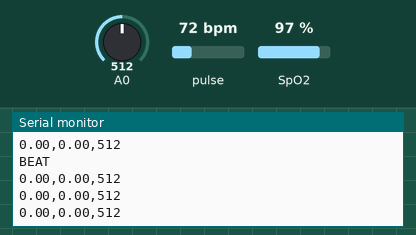
Simulated run of this sketch. Board: ESP8266 (NodeMCU). On the bench: the last lines printed to the serial monitor. Inputs (shaded band) come from the test bench; at power-on: pulse 72 bpm, A0 = 512, SpO2 97 %.

Above: at 1.2 s.
1.3 s: pulse set to 42 bpm
At 2.43 s:
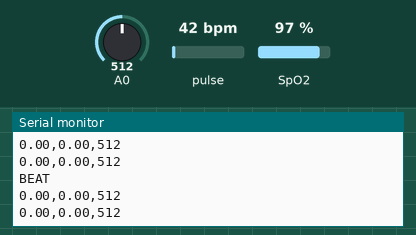
2.8 s: A0 set to 716
At 2.84 s:
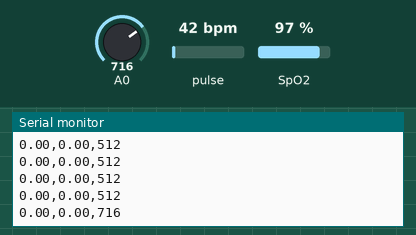
4.3 s: SpO2 set to 80 %
At 4.36 s:
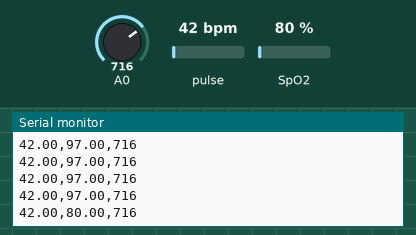
5.8 s: A0 set to 900
At 5.88 s:
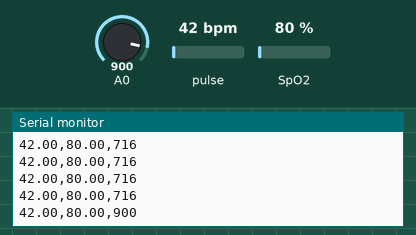
7.3 s: pulse set to 70 bpm
At 9.13 s:
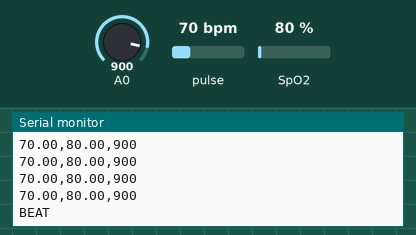
Timing chart, 0 to 9.8 s (numbered marks = the images above; inputs shaded):
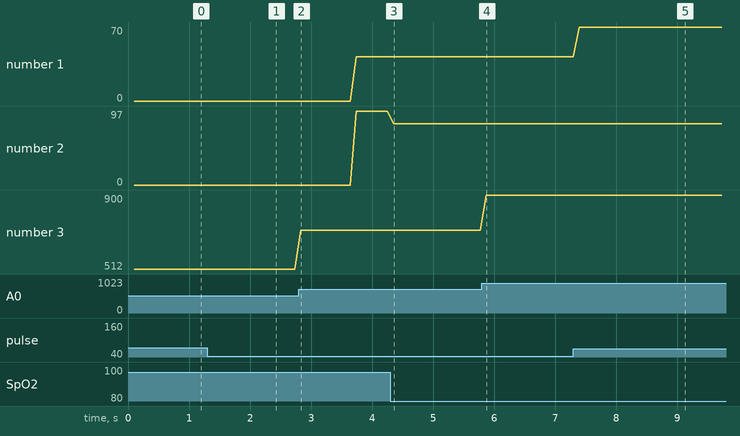

Measured:
- after the input at 2.8 s, the serial monitor: prints a new line at once (image 2)
- after the input at 4.3 s, the serial monitor: prints a new line after 0.05 s (image 3)
- after the input at 5.8 s, the serial monitor: prints a new line after 0.08 s (image 4)
- after the input at 7.3 s, the serial monitor: prints a new line after 0.10 s (image 5)
- plotted number 1: 42 → 70 after the input at 7.3 s
- plotted number 2: 97 → 80 after the input at 4.3 s
- plotted number 3: 512 → 716 after the input at 2.8 s, 716 → 900 after the input at 5.8 s

The sketch:

healthmonitoring.ino
```cpp
#include <Wire.h>
#include "MAX30100_PulseOximeter.h"

PulseOximeter pox;
uint32_t tsLastReport = 0;

void onBeatDetected() {
  Serial.println("BEAT");
}

void setup() {
  Serial.begin(115200);
  Wire.begin(4, 5);  // ESP8266 SDA, SCL pins

  if (!pox.begin()) {
    Serial.println("Sensor init failed");
    while (1);
  }

  pox.setIRLedCurrent(MAX30100_LED_CURR_50MA);
  pox.setOnBeatDetectedCallback(onBeatDetected);
}

void loop() {
  pox.update();

  if (millis() - tsLastReport > 100) {
    float hr = pox.getHeartRate();
    float spo2 = pox.getSpO2();
    int ecg = analogRead(A0);  // ECG to A0

    // CSV format: HR,SpO2,ECG
    Serial.print(hr); Serial.print(",");
    Serial.print(spo2); Serial.print(",");
    Serial.println(ecg);

    tsLastReport = millis();
  }
}
```
